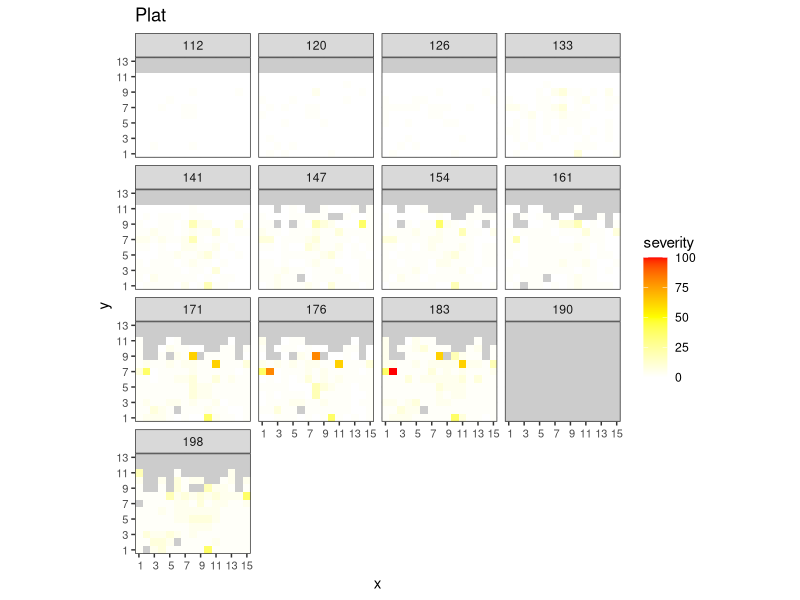
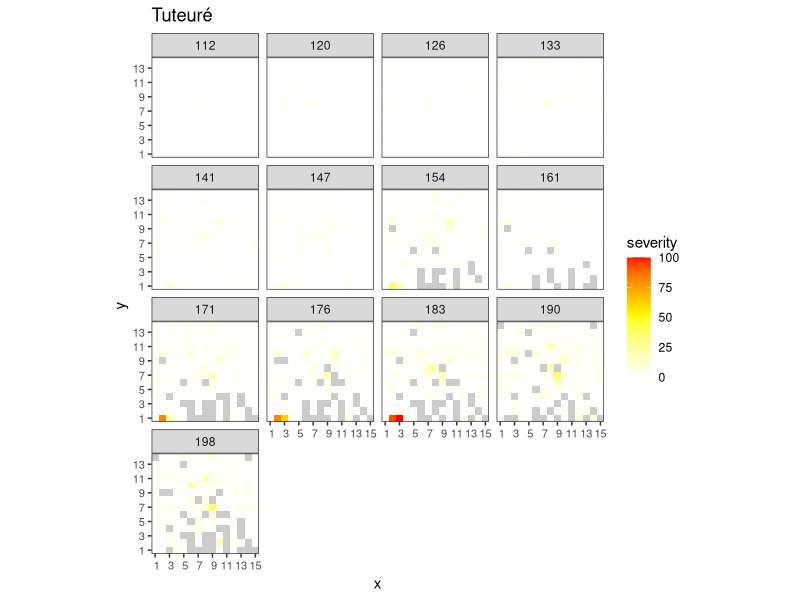
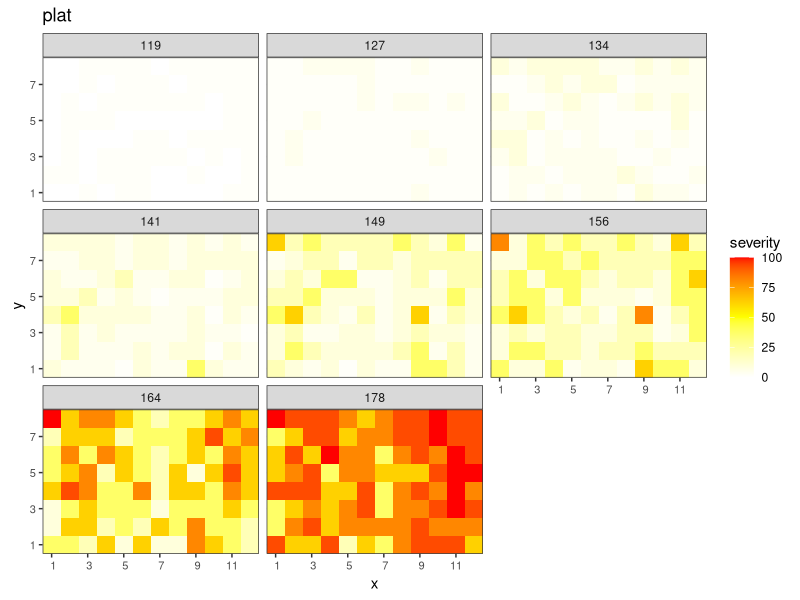
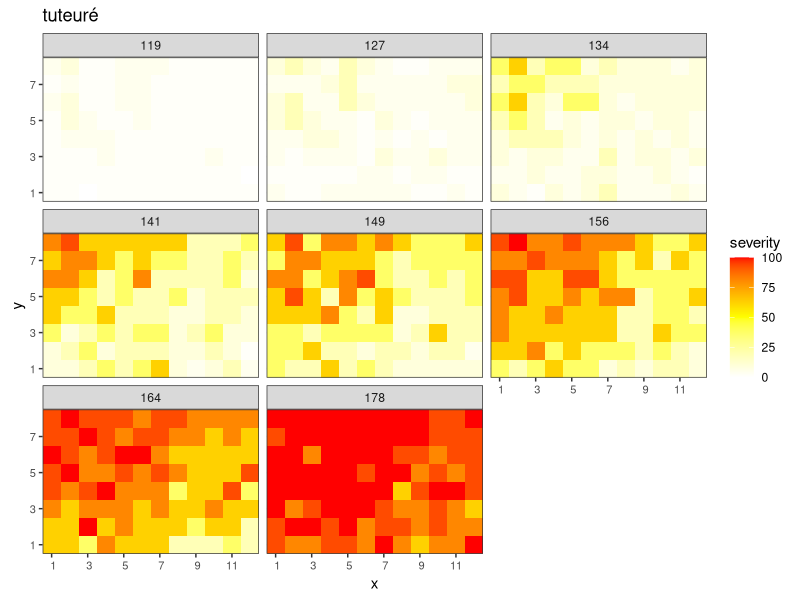
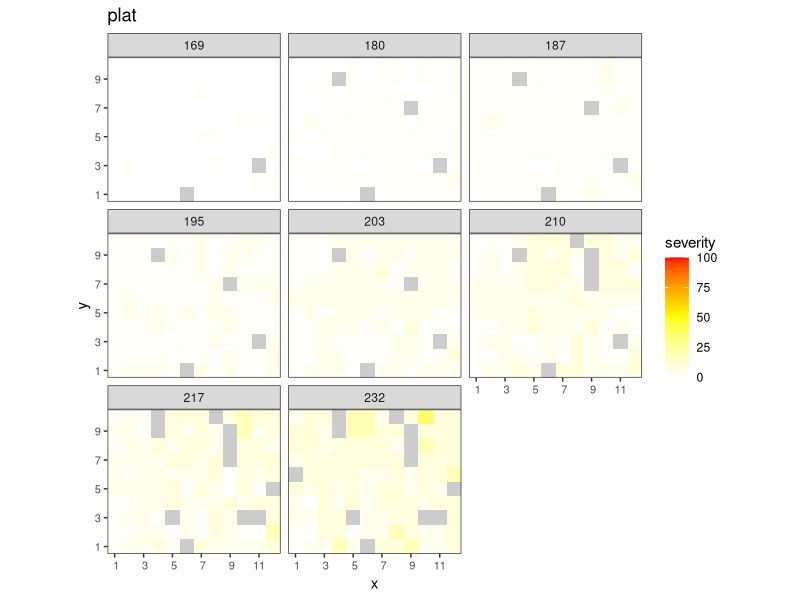
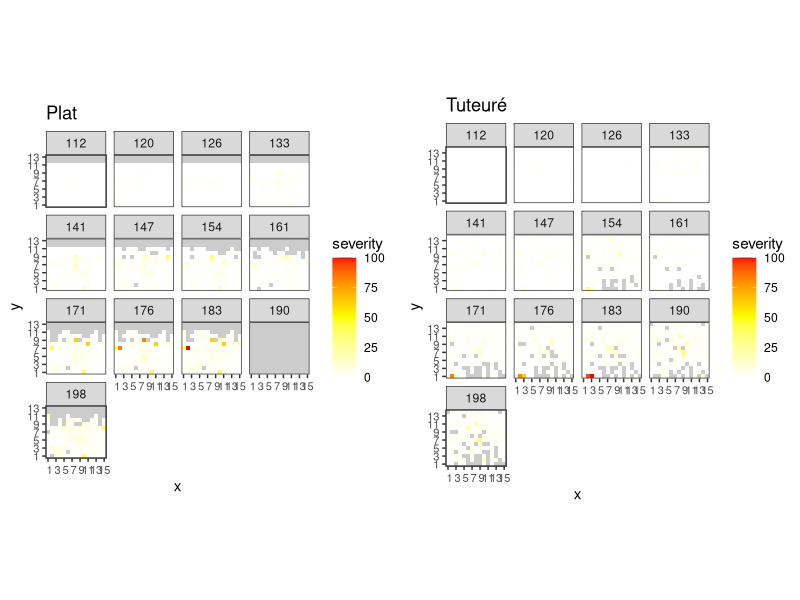
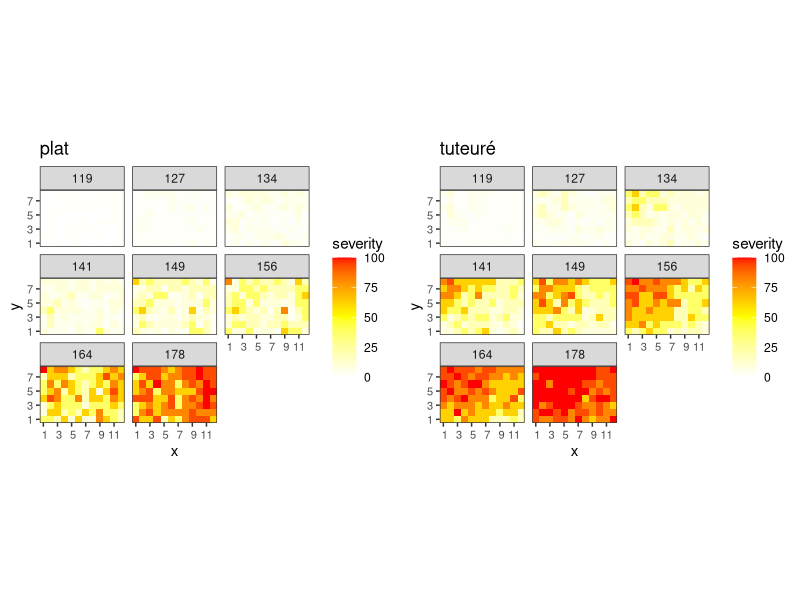

These figures' R source, in order: (Note: this script raises an error after producing the figures.)
library(cowplot)
library(tidyverse)
library(tibble)

data.2009 <- read.table("./Essais/2009/Notations2009.txt", strip.white=T, header=T) # lit les données
JAP.2009 <- c("112","120","126","133","141","147","154","161","171","176","183","190","198") # dates en JAP

data.2011 <- read.table("./Essais/2011/Notations2011.txt", strip.white=T, header=T) # lit les données, les convertit sous format vecteur long
JAP.2011 <- c("119","127","134","141","149","156","164","178")
 
data.2014 <- read.table("./Essais/2014/Notations2014.txt", strip.white=T, header=T) # lit les données, les convertit sous format vecteur long
JAP.2014 <- c("169","180","187","195","203","210","217","232")

colnames(data.2009)[4:16] <- JAP.2009
data.2009.long <- gather(data.2009, date, note, 4:ncol(data.2009))
data.2009.long <- cbind(year="2009", data.2009.long)

colnames(data.2011)[4:11] <- JAP.2011
data.2011.long <- gather(data.2011, date, note, 4:ncol(data.2011))
data.2011.long <- cbind(year="2011", data.2011.long)

colnames(data.2014)[4:11] <- JAP.2014
data.2014.long <- gather(data.2014, date, note, 4:ncol(data.2014))
data.2014.long <- cbind(year="2014", data.2014.long)

data.long <- as_tibble(rbind(data.2009.long, data.2011.long, data.2014.long))

# Transformer les notes en % de surface nécrosée selon l'échelle :
#1 -> 1.5 
#2 -> 4.5 
#3 -> 9.0 
#4 -> 18.5 
#5 -> 37.5 
#6 -> 62.5 
#7 -> 81.5 
#8 -> 93.5 
#9 -> 100

data.long$severity <- plyr::revalue(factor(data.long$note), c("1"="1.5", "2"="4.5", "3"="9.0", "4"="18.5", "5"="37.5", "6"="62.5", "7"="81.5", "8"="93.5", "9"="100.0"))
data.long$severity <- as.numeric(as.numeric(levels(data.long$severity))[data.long$severity])

ScoreArea.mean <- data.long %>% group_by(year, treatment, date) %>% na.omit() %>% summarise(
  N=n(),
  ScoreArea=mean(severity),
  sd=sd(severity),
  se=sd/sqrt(N),
  ci.student=qt(0.975,df=N-1)*se
)




### Graph 2D


## 2009

data.2009.long <- data.long %>% dplyr::filter(year=="2009")
data.2009.long$date <- factor(data.2009.long$date, levels=(JAP.2009))

gg_2009_plat <- data.2009.long %>% dplyr::filter(treatment=="plat") %>% ggplot(aes(x=x, y=y, fill=severity)) +
  geom_raster()+ #(color="white") +
  scale_fill_gradient2(low="white", mid="yellow", high="red", midpoint=50, limits=c(0, 100), na.value="grey80") +
  scale_x_discrete(limit=seq(1, max(data.2009.long$x[data.2009.long$treatment=="plat"]), by=2), expand = c(0, 0)) +
  scale_y_discrete(limit=seq(1, max(data.2009.long$y[data.2009.long$treatment=="plat"]), by=2), expand = c(0, 0)) +
  coord_equal() +
  facet_wrap( ~ date, ncol=4) +
  ggtitle("Plat") +
  #my_ggplot_theme() +
  theme_bw() +
  theme(legend.position = "right", axis.text.x = element_text(size=8), axis.text.y = element_text(size=8))


gg_2009_tut <- data.2009.long %>% dplyr::filter(treatment=="tuteur") %>% ggplot(aes(x=x, y=y, fill=severity)) +
  geom_tile() +
  scale_fill_gradient2(low="white", mid="yellow", high="red", midpoint=50, limits=c(0, 100), na.value="grey80") +
  scale_x_discrete(limit=seq(1, max(data.2009.long$x[data.2009.long$treatment=="tuteur"]), by=2), expand = c(0, 0)) +
  scale_y_discrete(limit=seq(1, max(data.2009.long$y[data.2009.long$treatment=="tuteur"]), by=2), expand = c(0, 0)) +
  coord_equal() +
  facet_wrap( ~ date, ncol=4) +
  ggtitle("Tuteuré") +
  #my_ggplot_theme() +
  theme_bw() +
  theme(legend.position = "right", axis.text.x = element_text(size=8), axis.text.y = element_text(size=8))

p2009 <- plot_grid(gg_2009_plat, gg_2009_tut)
#ggsave("2d_2009.pdf")

## 2011

data.2011.long <- data.long %>% dplyr::filter(year==2011)
data.2011.long$date <- factor(data.2011.long$date, levels=(JAP.2011))

gg_2011_plat <- data.2011.long %>% dplyr::filter(treatment=="plat") %>% ggplot(aes(x=x, y=y, fill=severity)) +
  geom_tile() +
  scale_fill_gradient2(low="white", mid="yellow", high="red", midpoint=50, limits=c(0, 100), na.value="grey80") +
  scale_x_discrete(limit=seq(1, max(data.2011.long$x[data.2011.long$treatment=="plat"]), by=2), expand = c(0, 0)) +
  scale_y_discrete(limit=seq(1, max(data.2011.long$y[data.2011.long$treatment=="plat"]), by=2), expand = c(0, 0)) +
  coord_equal() +
  facet_wrap( ~ date, ncol=3) +
  ggtitle("plat") +
  #my_ggplot_theme() +
  theme_bw() +
  theme(legend.position = "right", axis.text.x = element_text(size=8), axis.text.y = element_text(size=8))

gg_2011_tut <- data.2011.long %>% dplyr::filter(treatment=="tuteur") %>% ggplot(aes(x=x, y=y, fill=severity)) +
  geom_tile() +
  scale_fill_gradient2(low="white", mid="yellow", high="red", midpoint=50, limits=c(0, 100), na.value="grey80") +
  scale_x_discrete(limit=seq(1, max(data.2011.long$x[data.2011.long$treatment=="tuteur"]), by=2), expand = c(0, 0)) +
  scale_y_discrete(limit=seq(1, max(data.2011.long$y[data.2011.long$treatment=="tuteur"]), by=2), expand = c(0, 0)) +
  coord_equal() +
  ggtitle("tuteuré") +
  facet_wrap( ~ date, ncol=3) +
  #my_ggplot_theme() +
  theme_bw() +
  theme(legend.position = "right", axis.text.x = element_text(size=8), axis.text.y = element_text(size=8))

p2011 <- plot_grid(gg_2011_plat, gg_2011_tut)

## 2014

data.2014.long <- data.long %>% dplyr::filter(year==2014)
data.2014.long$date <- factor(data.2014.long$date, levels=(JAP.2014))

gg_2014_plat <- data.2014.long %>% dplyr::filter(treatment=="plat") %>% ggplot(aes(x=x, y=y, fill=severity)) +
  geom_tile() +
  scale_fill_gradient2(low="white", mid="yellow", high="red", midpoint=50, limits=c(0, 100), na.value="grey80") +
  scale_x_discrete(limit=seq(1, max(data.2014.long$x[data.2014.long$treatment=="plat"]), by=2), expand = c(0, 0)) +
  scale_y_discrete(limit=seq(1, max(data.2014.long$y[data.2014.long$treatment=="plat"]), by=2), expand = c(0, 0)) +
  coord_equal() +
  ggtitle("plat") +
  facet_wrap( ~ date, ncol=3) +
  #my_ggplot_theme() +
  theme_bw() +
  theme(legend.position = "right", axis.text.x = element_text(size=8), axis.text.y = element_text(size=8))

gg_2014_tut <- data.2014.long %>% dplyr::filter(treatment=="tuteur") %>% ggplot(aes(x=x, y=y, fill=severity)) +
  geom_tile() +
  scale_fill_gradient2(low="white", mid="yellow", high="red", midpoint=50, limits=c(0, 100), na.value="grey80") +
  scale_x_discrete(limit=seq(1, max(data.2014.long$x[data.2014.long$treatment=="tuteur"]), by=2), expand = c(0, 0)) +
  scale_y_discrete(limit=seq(1, max(data.2014.long$y[data.2014.long$treatment=="tuteur"]), by=2), expand = c(0, 0)) +
  coord_equal() +
  ggtitle("tuteuré") +
  facet_wrap( ~ date, ncol=3) +
  #my_ggplot_theme() +
  theme_bw() +
  theme(legend.position = "right", axis.text.x = element_text(size=8), axis.text.y = element_text(size=8))

p2014 <- plot_grid(gg_2014_plat, gg_2014_tut)

p2009
p2011
p2014

plot_grid(p2009,p2011,p2014)
